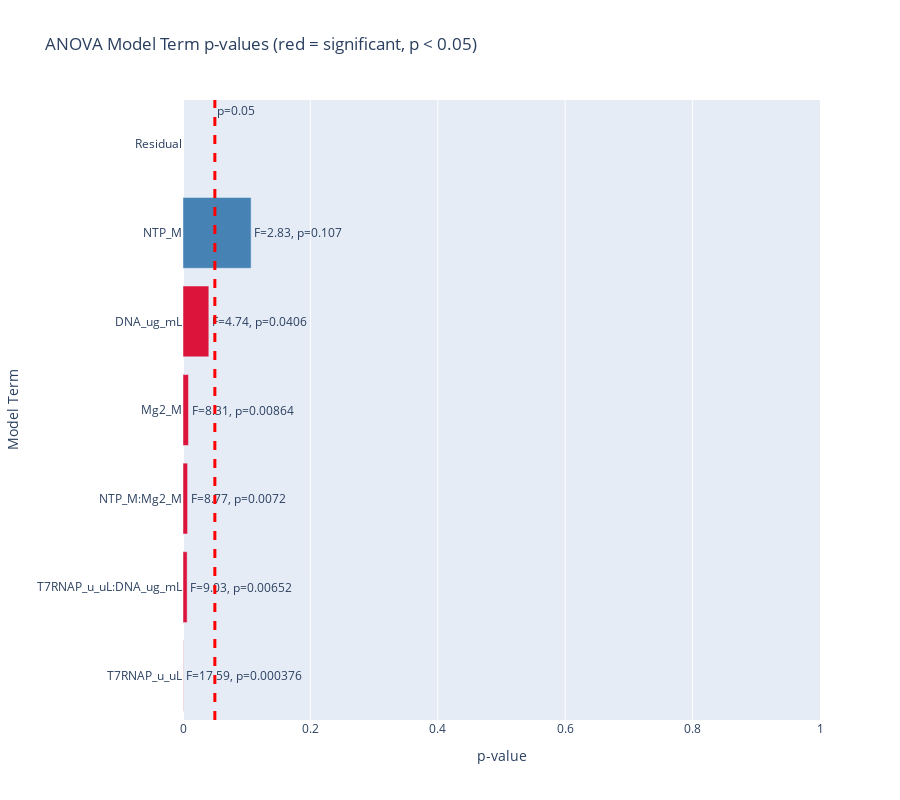

Notebook source saved alongside this figure:
### Markdown cell above
## Feature Selection

We can reduce the model complexity by removing the interaction terms that are not
statistically significant.

### Code cell
# Use descriptive variable names
anova_data = pd.DataFrame(
    data={
        "RNA_Yield": response.values.ravel(),
        "NTP_M": experimental_conditions[X_columns[0]].values.ravel(),
        "T7RNAP_u_uL": experimental_conditions[X_columns[1]].values.ravel(),
        "DNA_ug_mL": experimental_conditions[X_columns[2]].values.ravel(),
        "Mg2_M": experimental_conditions[X_columns[3]].values.ravel(),
    }
)

# Build formula with all main effects and all interaction effects (up to 5-way)
formula = (
    "RNA_Yield ~ NTP_M + T7RNAP_u_uL + Mg2_M + NTP_M * Mg2_M + T7RNAP_u_uL * DNA_ug_mL"
)

lm = ols(formula=formula, data=anova_data).fit()

# Show full model summary
print(lm.summary())

# ANOVA table
anova_results = anova_lm(lm)
print("\nANOVA Table:")
print(anova_results)

# Extract p-values and F-statistics
anova_results = anova_results.reset_index().rename(columns={"index": "Term"})
anova_results["Significant"] = anova_results["PR(>F)"] < 0.05

# Plot p-values for all terms
fig = go.Figure(
    data=[
        go.Bar(
            y=anova_results["Term"],
            x=anova_results["PR(>F)"],
            orientation="h",
            marker_color=[
                "crimson" if sig else "steelblue"
                for sig in anova_results["Significant"]
            ],
            text=[
                f"F={fval:.2f}, p={pval:.3g}"
                for fval, pval in zip(anova_results["F"], anova_results["PR(>F)"])
            ],
            hoverinfo="text",
        )
    ]
)

fig.add_vline(
    x=0.05,
    line_width=3,
    line_dash="dash",
    line_color="red",
    annotation_text="p=0.05",
    annotation_position="top right",
)
fig.update_xaxes(title="p-value", range=[0, 1])
fig.update_yaxes(title="Model Term")
fig.update_layout(
    barmode="stack",
    title_text="ANOVA Model Term p-values (red = significant, p < 0.05)",
    yaxis={"categoryorder": "total ascending"},
    height=800,
)

### Figure 1 — Plotly figure (JSON) as saved in the notebook; plotly's stock layout.template omitted (floating-point values rounded to 4 significant figures)
{"data": [{"hoverinfo": "text", "marker": {"color": ["steelblue", "crimson", "crimson", "crimson", "crimson", "crimson", "steelblue"]}, "orientation": "h", "text": ["F=2.83, p=0.107", "F=17.59, p=0.000376", "F=8.31, p=0.00864", "F=8.77, p=0.0072", "F=4.74, p=0.0406", "F=9.03, p=0.00652", "F=nan, p=nan"], "type": "bar", "x": [0.1069, 0.0003759, 0.008636, 0.007196, 0.04055, 0.006517, NaN], "y": ["NTP_M", "T7RNAP_u_uL", "Mg2_M", "NTP_M:Mg2_M", "DNA_ug_mL", "T7RNAP_u_uL:DNA_ug_mL", "Residual"]}], "layout": {"annotations": [{"showarrow": false, "text": "p=0.05", "x": 0.05, "xanchor": "left", "xref": "x", "y": 1, "yanchor": "top", "yref": "y domain"}], "barmode": "stack", "height": 800, "shapes": [{"line": {"color": "red", "dash": "dash", "width": 3}, "type": "line", "x0": 0.05, "x1": 0.05, "xref": "x", "y0": 0, "y1": 1, "yref": "y domain"}], "title": {"text": "ANOVA Model Term p-values (red = significant, p < 0.05)"}, "xaxis": {"range": [0, 1], "title": {"text": "p-value"}}, "yaxis": {"categoryorder": "total ascending", "title": {"text": "Model Term"}}}}
